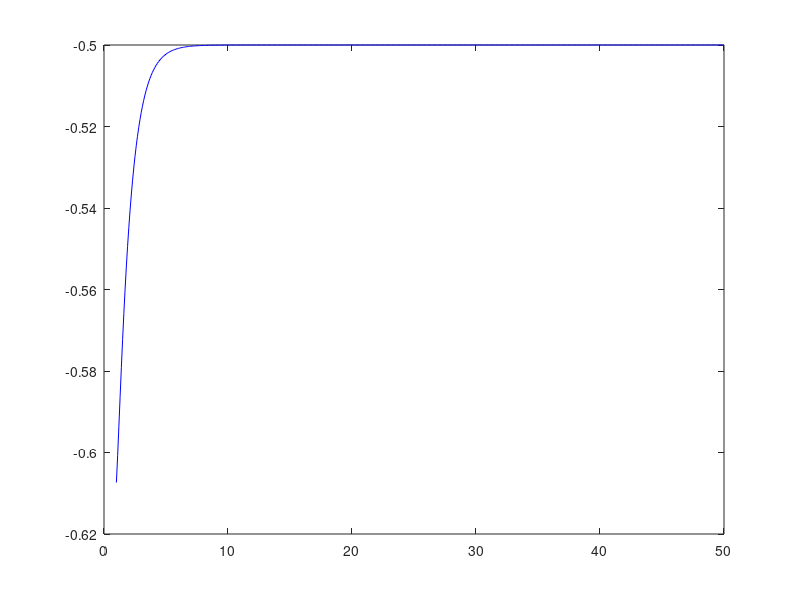

The MATLAB source for this figure: (Note: this script raises an error after producing the figure.)
clc; clear all; close all;
%% Problem 1 of 2023 Midterm Plotting
t = 1:0.1:50;
y = @(t) (-1/3)*exp(-1*t) + (5/6)*exp(-4*t) + (-1/2);
plot(t,y(t),'-b');

%% Problem 2 of 2023 Midterm
a = [1 2 2];                            % coeff of bottom poly
[p] = RR_roots(a);                      % poles of T(s)
d1 = (-3*p(1)-2)/((p(1)-p(2))*p(1));    % heaviside coverup PFE
d2 = (-3*p(2)-2)/((p(2)-p(1))*p(2));
d0 = (-3*0-2)/((0-p(1))*(0-p(2)));

y = @(t) d1*exp(p(1)*t) + d2*exp(p(2)*t) + d0; % define y(t)
t = 1:0.1:50;
figure;
plot(t,y(t),'-b');

%% Problem 3 of 2023 Midterm Plotting

y = @(t) (-1/5)*exp(-5*t) + (1/5);
t = 1:0.1:50;
figure;
plot(t,y(t),'-b');